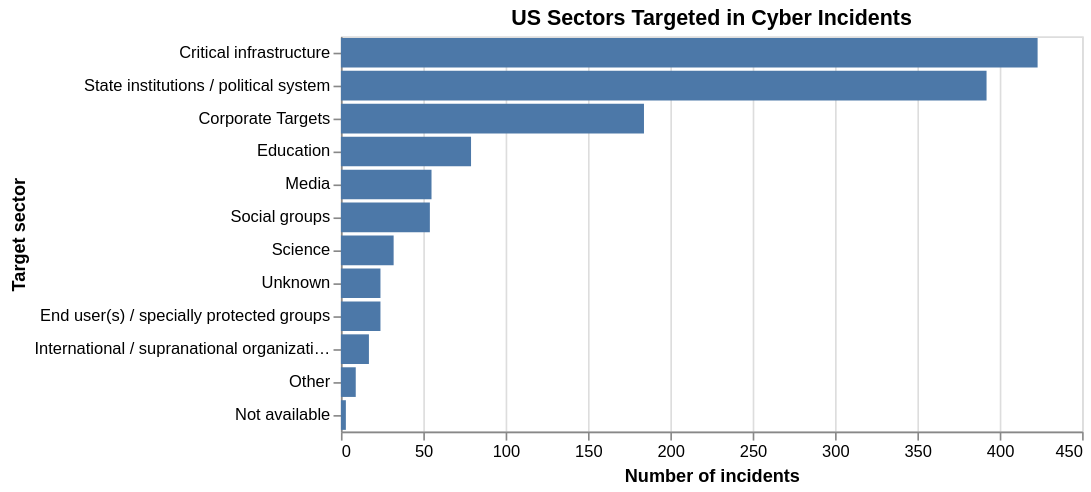

The cell this chart's notebook holds for it:
### Code cell
sectors = (us['receiver_category'].str.split(';')
           .apply(lambda x: list(set(s.strip() for s in x)))
           .explode().value_counts().reset_index())
sectors.columns = ['receiver_category', 'incidents']

alt.Chart(sectors).mark_bar().encode(
    alt.X('incidents:Q', title='Number of incidents'),
    alt.Y('receiver_category:N', sort='-x', title='Target sector')
).properties(title='US Sectors Targeted in Cyber Incidents', width=450)

### Figure 1 — Vega-Lite specification as saved in the notebook (floating-point values rounded to 4 significant figures)
{"config": {"view": {"continuousWidth": 300, "continuousHeight": 300}}, "data": {"name": "data-51b5fc5f55f06a3572901579988ca88f"}, "mark": {"type": "bar"}, "encoding": {"x": {"field": "incidents", "title": "Number of incidents", "type": "quantitative"}, "y": {"field": "receiver_category", "sort": "-x", "title": "Target sector", "type": "nominal"}}, "title": "US Sectors Targeted in Cyber Incidents", "width": 450, "$schema": "https://vega.github.io/schema/vega-lite/v5.20.1.json", "datasets": {"data-51b5fc5f55f06a3572901579988ca88f": [{"receiver_category": "Critical infrastructure", "incidents": 423}, {"receiver_category": "State institutions / political system", "incidents": 392}, {"receiver_category": "Corporate Targets", "incidents": 184}, {"receiver_category": "Education", "incidents": 79}, {"receiver_category": "Media", "incidents": 55}, {"receiver_category": "Social groups", "incidents": 54}, {"receiver_category": "Science", "incidents": 32}, {"receiver_category": "Unknown", "incidents": 24}, {"receiver_category": "End user(s) / specially protected groups", "incidents": 24}, {"receiver_category": "International / supranational organization", "incidents": 17}, {"receiver_category": "Other", "incidents": 9}, {"receiver_category": "Not available", "incidents": 3}]}}
